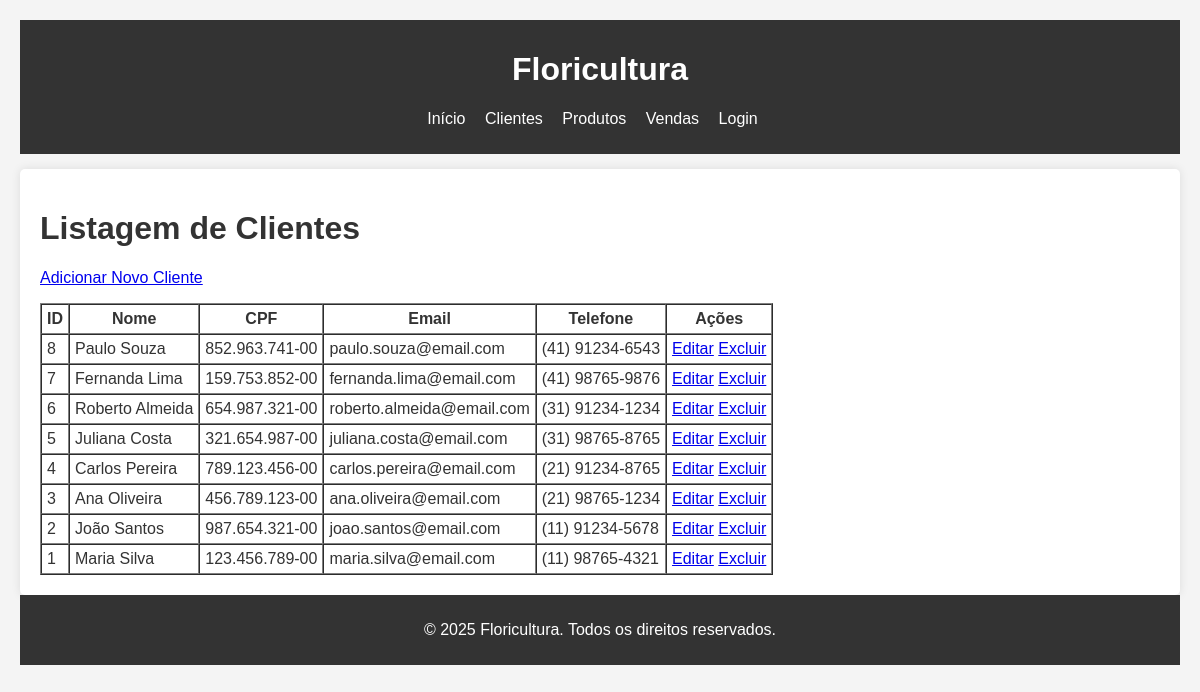
The app's page /index.php?url=clientes with its own data.
### tables this page shows
CREATE TABLE clientes (
    id INT AUTO_INCREMENT PRIMARY KEY,
    nome VARCHAR(100) NOT NULL,
    cpf VARCHAR(14) NOT NULL,
    email VARCHAR(100),
    telefone VARCHAR(20)
);

### src/Controllers/ClientesController.php (called while the page is built, shortened)
<?php
class ClientesController {
    private $clienteModel;
    public function __construct() {
        $this->clienteModel = new Cliente();
    }
    public function index() {
        $clientes = $this->clienteModel->getAll();
        View::render('cliente/index', [
            'titulo' => 'Listagem de Clientes',
            'clientes' => $clientes
        ]);
    }
}
?>

### src/Core/Router.php (called while the page is built, shortened)
<?php
class Router {
    protected $controller = 'HomeController';
    protected $method = 'index';
    public function dispatch(string $url) {
        $url = $this->parseUrl($url);
        if (!empty($url[0])) {
            $controllerName = ucwords(strtolower($url[0])) . 'Controller';
            $controllerFile = __DIR__ . '/../Controllers/' . $controllerName . '.php';
            if (file_exists($controllerFile)) {
                $this->controller = $controllerName;
                unset($url[0]);
            }
        }
        $this->controller = 'Controllers\\' . $this->controller;
        if (class_exists($this->controller)) {
            $this->controller = new $this->controller;
        } else {
            $this->trigger404("Controller " . str_replace('Controllers\\', '', $this->controller) . " não encontrado.");
            return;
        }
        $this->params = $url ? array_values($url) : [];
        call_user_func_array([$this->controller, $this->method], $this->params);
    }
    protected function parseUrl(string $url): array {
        $url = trim($url, '/');
        $url = filter_var($url, FILTER_SANITIZE_URL);
        return explode('/', $url);
    }
}
?>

### public/index.php (called while the page is built)
<?php
require_once __DIR__ . '/../src/init.php';
$url = $_GET['url'] ?? '/';
try {
    $router = new Core\Router();
    $router->dispatch($url);
} catch (\Exception $e) {
    http_response_code(500);
    echo "<h1>Erro na Aplicação</h1>";
    echo "<p>Ocorreu um erro inesperado: " . htmlspecialchars($e->getMessage()) . "</p>";
}
?>

### src/init.php (called while the page is built, shortened)
<?php
spl_autoload_register(function ($class_name) {
    $class_name = str_replace('\\', DIRECTORY_SEPARATOR, $class_name);
    $file = __DIR__ . '/' . $class_name . '.php';
    if (file_exists($file)) {
        return true;
    }
    return false;
});
require_once __DIR__ . '/../config/database.php';
?>

### src/Core/Database.php (called while the page is built, shortened)
<?php
class Database {
    private static $instance = null;
    private $pdo;
    private function __construct() {
        try {
            $this->pdo = new PDO(DB_DSN, DB_USER, DB_PASS, DB_OPTIONS);
        } catch (PDOException $e) {
            error_log("Erro de conexão com o banco de dados: " . $e->getMessage());
            die("Erro ao conectar com o banco de dados. Por favor, tente novamente mais tarde.");
        }
    }
    public static function getInstance() {
        if (self::$instance === null) {
            self::$instance = new Database();
        }
        return self::$instance;
    }
    public function getConnection() {
        return $this->pdo;
    }
}
?>

### src/Models/Cliente.php (called while the page is built, shortened)
<?php
class Cliente {
    private $db;
    private $table_name = "clientes";
    public function __construct() {
        $this->db = Database::getInstance()->getConnection();
    }
    public function getAll(): array {
        $query = "SELECT id, nome, cpf, email, telefone FROM " . $this->table_name . " ORDER BY id DESC";
        $stmt = $this->db->query($query);
        return $stmt->fetchAll(PDO::FETCH_ASSOC);
    }
}
?>

### templates/cliente/index.php (the view, shortened to what this page needs)
<h1><?php echo Core\View::e($titulo ?? 'Clientes'); ?></h1>
<p><a href="index.php?url=clientes/create">Adicionar Novo Cliente</a></p>
<?php if (empty($clientes)): ?>
    <p>Nenhum cliente cadastrado.</p>
<?php else: ?>
    <table border="1" cellpadding="5" cellspacing="0">
        <thead>
            <tr>
                <th>ID</th>
                <th>Nome</th>
                <th>CPF</th>
                <th>Email</th>
                <th>Telefone</th>
                <th>Ações</th>
            </tr>
        </thead>
        <tbody>
            <?php foreach ($clientes as $cliente): ?>
                <tr>
                    <td><?php echo Core\View::e($cliente['id'] ?? ''); ?></td>
                    <td><?php echo Core\View::e($cliente['nome'] ?? ''); ?></td>
                    <td><?php echo Core\View::e($cliente['cpf'] ?? ''); ?></td>
                    <td><?php echo Core\View::e($cliente['email'] ?? ''); ?></td>
                    <td><?php echo Core\View::e($cliente['telefone'] ?? ''); ?></td>
                    <td>
                        <a href="index.php?url=clientes/edit/<?php echo Core\View::e($cliente['id'] ?? ''); ?>">Editar</a>
                        <a href="index.php?url=clientes/delete/<?php echo Core\View::e($cliente['id'] ?? ''); ?>" onclick="return confirm('Tem certeza que deseja excluir este cliente?');">Excluir</a>
                    </td>
                </tr>
            <?php endforeach; ?>
        </tbody>
    </table>
<?php endif; ?>

### src/Core/View.php (shortened to what this page needs)
<?php
class View {
    public static function render(string $view, array $data = [], ?int $httpStatusCode = null, ?string $layout = '') {
        $viewFile = __DIR__ . '/../../templates/' . str_replace('.', '/', $view) . '.php';
        extract($data);
        if ($layout !== null) {
            $layoutFileToUse = ($layout === '') ? 'default' : $layout;
            $layoutFile = __DIR__ . '/../../templates/layouts/' . $layoutFileToUse . '.php';
            if (file_exists($layoutFile)) {
                require $viewFile;
                $content = ob_get_clean();
                require $layoutFile;
            } else {
                require $viewFile;
            }
        } else {
            require $viewFile;
        }
    }
    public static function e(?string $data): string {
        return htmlspecialchars($data ?? '', ENT_QUOTES, 'UTF-8');
    }
}
?>

### templates/layouts/default.php (shortened to what this page needs)
<!DOCTYPE html>
<html lang="pt-BR">
<head>
</head>
<body>
    <header>
        <h1>Floricultura</h1>
        <nav>
            <ul>
                <li><a href="index.php">Início</a></li>
                <li><a href="index.php?url=clientes">Clientes</a></li>
                <li><a href="index.php?url=produtos">Produtos</a></li>
                <li><a href="index.php?url=vendas">Vendas</a></li>
                <?php if (isset($_SESSION['usuario_id'])): ?>
                    <li><a href="index.php?url=logout">Logout</a></li>
                <?php else: ?>
                    <li><a href="index.php?url=login">Login</a></li>
                <?php endif; ?>
            </ul>
        </nav>
    </header>
    <div class="container">
        <?php
        echo $content ?? '';
        ?>
    </div>
    <footer>
        <p>&copy; <?php echo date('Y'); ?> Floricultura. Todos os direitos reservados.</p>
    </footer>
</body>
</html>

### templates/layouts/default.php (style rules this page uses)
body { font-family: sans-serif; margin: 20px; background-color: #f4f4f4; color: #333; }
header, footer { background-color: #333; color: #fff; padding: 10px; text-align: center; }
nav ul { list-style-type: none; padding: 0; text-align: center; }
nav ul li { display: inline; margin-right: 15px; }
nav ul li a { color: #fff; text-decoration: none; }
.container { background-color: #fff; padding: 20px; margin-top: 15px; border-radius: 5px; box-shadow: 0 0 10px rgba(0,0,0,0.1); }

### records on screen
clientes: id "8", nome "Paulo Souza", cpf "852.963.741-00", email "paulo.souza@email.com", telefone "(41) 91234-6543"
clientes: id "7", nome "Fernanda Lima", cpf "159.753.852-00", email "fernanda.lima@email.com", telefone "(41) 98765-9876"
clientes: id "6", nome "Roberto Almeida", cpf "654.987.321-00", email "roberto.almeida@email.com", telefone "(31) 91234-1234"
clientes: id "5", nome "Juliana Costa", cpf "321.654.987-00", email "juliana.costa@email.com", telefone "(31) 98765-8765"
clientes: id "4", nome "Carlos Pereira", cpf "789.123.456-00", email "carlos.pereira@email.com", telefone "(21) 91234-8765"
clientes: id "3", nome "Ana Oliveira", cpf "456.789.123-00", email "ana.oliveira@email.com", telefone "(21) 98765-1234"
clientes: id "2", nome "João Santos", cpf "987.654.321-00", email "joao.santos@email.com", telefone "(11) 91234-5678"
clientes: id "1", nome "Maria Silva", cpf "123.456.789-00", email "maria.silva@email.com", telefone "(11) 98765-4321"

### other values on screen
Core\View::e($titulo ?? 'Clientes') "Listagem de Clientes"
